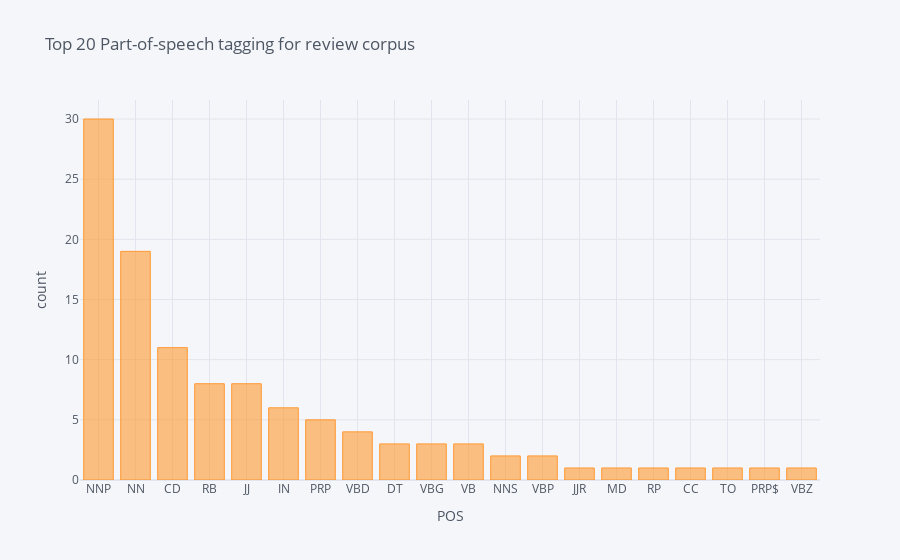

Notebook code cell kept with this figure:
### Markdown cell above
### Top 20 part-of-speech tagging of review corpus

### Code cell
import nltk
nltk.download('punkt')
nltk.download('averaged_perceptron_tagger')
blob = TextBlob(str(df['Review Text']))
pos_df = pd.DataFrame(blob.tags, columns = ['word' , 'pos'])
pos_df = pos_df.pos.value_counts()[:20]
pos_df.iplot(
    kind='bar',
    xTitle='POS',
    yTitle='count', 
    title='Top 20 Part-of-speech tagging for review corpus')

### Figure 1 — Plotly figure (JSON) as saved in the notebook; plotly's stock layout.template omitted (floating-point values rounded to 4 significant figures)
{"data": [{"name": "pos", "text": "", "y": [30, 19, 11, 8, 8, 6, 5, 4, 3, 3, 3, 2, 2, 1, 1, 1, 1, 1, 1, 1], "marker": {"color": "rgba(255, 153, 51, 0.6)", "line": {"color": "rgba(255, 153, 51, 1.0)", "width": 1}}, "x": ["NNP", "NN", "CD", "RB", "JJ", "IN", "PRP", "VBD", "DT", "VBG", "VB", "NNS", "VBP", "JJR", "MD", "RP", "CC", "TO", "PRP$", "VBZ"], "type": "bar", "orientation": "v"}], "layout": {"title": {"text": "Top 20 Part-of-speech tagging for review corpus", "font": {"color": "#4D5663"}}, "paper_bgcolor": "#F5F6F9", "plot_bgcolor": "#F5F6F9", "yaxis": {"tickfont": {"color": "#4D5663"}, "zerolinecolor": "#E1E5ED", "title": {"text": "count", "font": {"color": "#4D5663"}}, "gridcolor": "#E1E5ED", "showgrid": true}, "xaxis": {"tickfont": {"color": "#4D5663"}, "zerolinecolor": "#E1E5ED", "title": {"text": "POS", "font": {"color": "#4D5663"}}, "gridcolor": "#E1E5ED", "showgrid": true}, "legend": {"bgcolor": "#F5F6F9", "font": {"color": "#4D5663"}}}}
